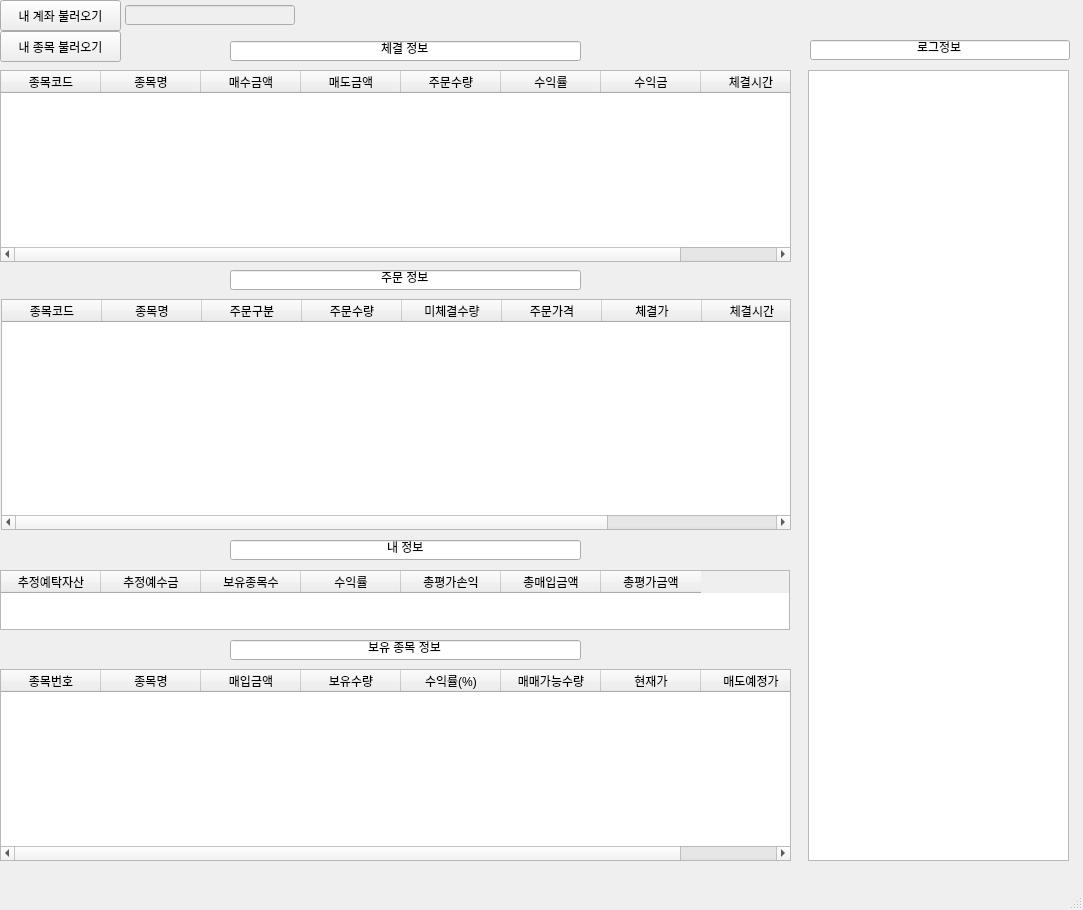
<?xml version="1.0" encoding="UTF-8"?>
<ui version="4.0">
 <class>MainWindow</class>
 <widget class="QMainWindow" name="MainWindow">
  <property name="geometry">
   <rect>
    <x>0</x>
    <y>0</y>
    <width>1083</width>
    <height>910</height>
   </rect>
  </property>
  <property name="windowTitle">
   <string>MainWindow</string>
  </property>
  <widget class="QWidget" name="centralwidget">
   <widget class="QPushButton" name="login_btn">
    <property name="geometry">
     <rect>
      <x>0</x>
      <y>0</y>
      <width>121</width>
      <height>31</height>
     </rect>
    </property>
    <property name="text">
     <string>내 계좌 불러오기</string>
    </property>
   </widget>
   <widget class="QTableWidget" name="match_table">
    <property name="geometry">
     <rect>
      <x>0</x>
      <y>70</y>
      <width>791</width>
      <height>192</height>
     </rect>
    </property>
    <property name="editTriggers">
     <set>QAbstractItemView::NoEditTriggers</set>
    </property>
    <column>
     <property name="text">
      <string>종목코드</string>
     </property>
    </column>
    <column>
     <property name="text">
      <string>종목명</string>
     </property>
    </column>
    <column>
     <property name="text">
      <string>매수금액</string>
     </property>
    </column>
    <column>
     <property name="text">
      <string>매도금액</string>
     </property>
    </column>
    <column>
     <property name="text">
      <string>주문수량</string>
     </property>
    </column>
    <column>
     <property name="text">
      <string>수익률</string>
     </property>
    </column>
    <column>
     <property name="text">
      <string>수익금</string>
     </property>
    </column>
    <column>
     <property name="text">
      <string>체결시간</string>
     </property>
    </column>
   </widget>
   <widget class="QPushButton" name="mystock_btn">
    <property name="geometry">
     <rect>
      <x>0</x>
      <y>31</y>
      <width>121</width>
      <height>31</height>
     </rect>
    </property>
    <property name="text">
     <string>내 종목 불러오기</string>
    </property>
   </widget>
   <widget class="QTableWidget" name="mystock_table">
    <property name="geometry">
     <rect>
      <x>0</x>
      <y>669</y>
      <width>791</width>
      <height>192</height>
     </rect>
    </property>
    <property name="editTriggers">
     <set>QAbstractItemView::NoEditTriggers</set>
    </property>
    <column>
     <property name="text">
      <string>종목번호</string>
     </property>
    </column>
    <column>
     <property name="text">
      <string>종목명</string>
     </property>
    </column>
    <column>
     <property name="text">
      <string>매입금액</string>
     </property>
    </column>
    <column>
     <property name="text">
      <string>보유수량</string>
     </property>
    </column>
    <column>
     <property name="text">
      <string>수익률(%)</string>
     </property>
    </column>
    <column>
     <property name="text">
      <string>매매가능수량</string>
     </property>
    </column>
    <column>
     <property name="text">
      <string>현재가</string>
     </property>
    </column>
    <column>
     <property name="text">
      <string>매도예정가</string>
     </property>
    </column>
   </widget>
   <widget class="QLineEdit" name="match_title">
    <property name="geometry">
     <rect>
      <x>230</x>
      <y>41</y>
      <width>351</width>
      <height>20</height>
     </rect>
    </property>
    <property name="layoutDirection">
     <enum>Qt::LeftToRight</enum>
    </property>
    <property name="text">
     <string>체결 정보</string>
    </property>
    <property name="maxLength">
     <number>32767</number>
    </property>
    <property name="alignment">
     <set>Qt::AlignCenter</set>
    </property>
    <property name="readOnly">
     <bool>true</bool>
    </property>
   </widget>
   <widget class="QLineEdit" name="mystock_title">
    <property name="geometry">
     <rect>
      <x>230</x>
      <y>640</y>
      <width>351</width>
      <height>20</height>
     </rect>
    </property>
    <property name="layoutDirection">
     <enum>Qt::LeftToRight</enum>
    </property>
    <property name="text">
     <string>보유 종목 정보</string>
    </property>
    <property name="maxLength">
     <number>32767</number>
    </property>
    <property name="alignment">
     <set>Qt::AlignCenter</set>
    </property>
    <property name="readOnly">
     <bool>true</bool>
    </property>
   </widget>
   <widget class="QTextBrowser" name="log_browse">
    <property name="geometry">
     <rect>
      <x>808</x>
      <y>70</y>
      <width>261</width>
      <height>791</height>
     </rect>
    </property>
   </widget>
   <widget class="QLineEdit" name="Log_title">
    <property name="geometry">
     <rect>
      <x>810</x>
      <y>40</y>
      <width>260</width>
      <height>20</height>
     </rect>
    </property>
    <property name="layoutDirection">
     <enum>Qt::LeftToRight</enum>
    </property>
    <property name="text">
     <string>로그정보</string>
    </property>
    <property name="maxLength">
     <number>32767</number>
    </property>
    <property name="alignment">
     <set>Qt::AlignCenter</set>
    </property>
    <property name="readOnly">
     <bool>true</bool>
    </property>
   </widget>
   <widget class="QLineEdit" name="myinfo_title">
    <property name="geometry">
     <rect>
      <x>230</x>
      <y>540</y>
      <width>351</width>
      <height>20</height>
     </rect>
    </property>
    <property name="layoutDirection">
     <enum>Qt::LeftToRight</enum>
    </property>
    <property name="text">
     <string>내 정보</string>
    </property>
    <property name="maxLength">
     <number>32767</number>
    </property>
    <property name="alignment">
     <set>Qt::AlignCenter</set>
    </property>
    <property name="readOnly">
     <bool>true</bool>
    </property>
   </widget>
   <widget class="QTableWidget" name="myinfo_table">
    <property name="geometry">
     <rect>
      <x>0</x>
      <y>570</y>
      <width>790</width>
      <height>60</height>
     </rect>
    </property>
    <property name="editTriggers">
     <set>QAbstractItemView::NoEditTriggers</set>
    </property>
    <column>
     <property name="text">
      <string>추정예탁자산</string>
     </property>
    </column>
    <column>
     <property name="text">
      <string>추정예수금</string>
     </property>
    </column>
    <column>
     <property name="text">
      <string>보유종목수</string>
     </property>
    </column>
    <column>
     <property name="text">
      <string>수익률</string>
     </property>
    </column>
    <column>
     <property name="text">
      <string>총평가손익</string>
     </property>
    </column>
    <column>
     <property name="text">
      <string>총매입금액</string>
     </property>
    </column>
    <column>
     <property name="text">
      <string>총평가금액</string>
     </property>
    </column>
   </widget>
   <widget class="QLineEdit" name="order_title">
    <property name="geometry">
     <rect>
      <x>230</x>
      <y>270</y>
      <width>351</width>
      <height>20</height>
     </rect>
    </property>
    <property name="layoutDirection">
     <enum>Qt::LeftToRight</enum>
    </property>
    <property name="text">
     <string>주문 정보</string>
    </property>
    <property name="maxLength">
     <number>32767</number>
    </property>
    <property name="alignment">
     <set>Qt::AlignCenter</set>
    </property>
    <property name="readOnly">
     <bool>true</bool>
    </property>
   </widget>
   <widget class="QTableWidget" name="order_table">
    <property name="geometry">
     <rect>
      <x>1</x>
      <y>299</y>
      <width>790</width>
      <height>231</height>
     </rect>
    </property>
    <property name="editTriggers">
     <set>QAbstractItemView::NoEditTriggers</set>
    </property>
    <column>
     <property name="text">
      <string>종목코드</string>
     </property>
    </column>
    <column>
     <property name="text">
      <string>종목명</string>
     </property>
    </column>
    <column>
     <property name="text">
      <string>주문구분</string>
     </property>
    </column>
    <column>
     <property name="text">
      <string>주문수량</string>
     </property>
    </column>
    <column>
     <property name="text">
      <string>미체결수량</string>
     </property>
    </column>
    <column>
     <property name="text">
      <string>주문가격</string>
     </property>
    </column>
    <column>
     <property name="text">
      <string>체결가</string>
     </property>
    </column>
    <column>
     <property name="text">
      <string>체결시간</string>
     </property>
    </column>
    <column>
     <property name="text">
      <string/>
     </property>
    </column>
   </widget>
   <widget class="QLineEdit" name="myacc_edt">
    <property name="enabled">
     <bool>false</bool>
    </property>
    <property name="geometry">
     <rect>
      <x>125</x>
      <y>5</y>
      <width>170</width>
      <height>20</height>
     </rect>
    </property>
   </widget>
  </widget>
  <widget class="QMenuBar" name="menubar">
   <property name="geometry">
    <rect>
     <x>0</x>
     <y>0</y>
     <width>1083</width>
     <height>21</height>
    </rect>
   </property>
  </widget>
  <widget class="QStatusBar" name="statusbar"/>
 </widget>
 <resources/>
 <connections/>
</ui>
